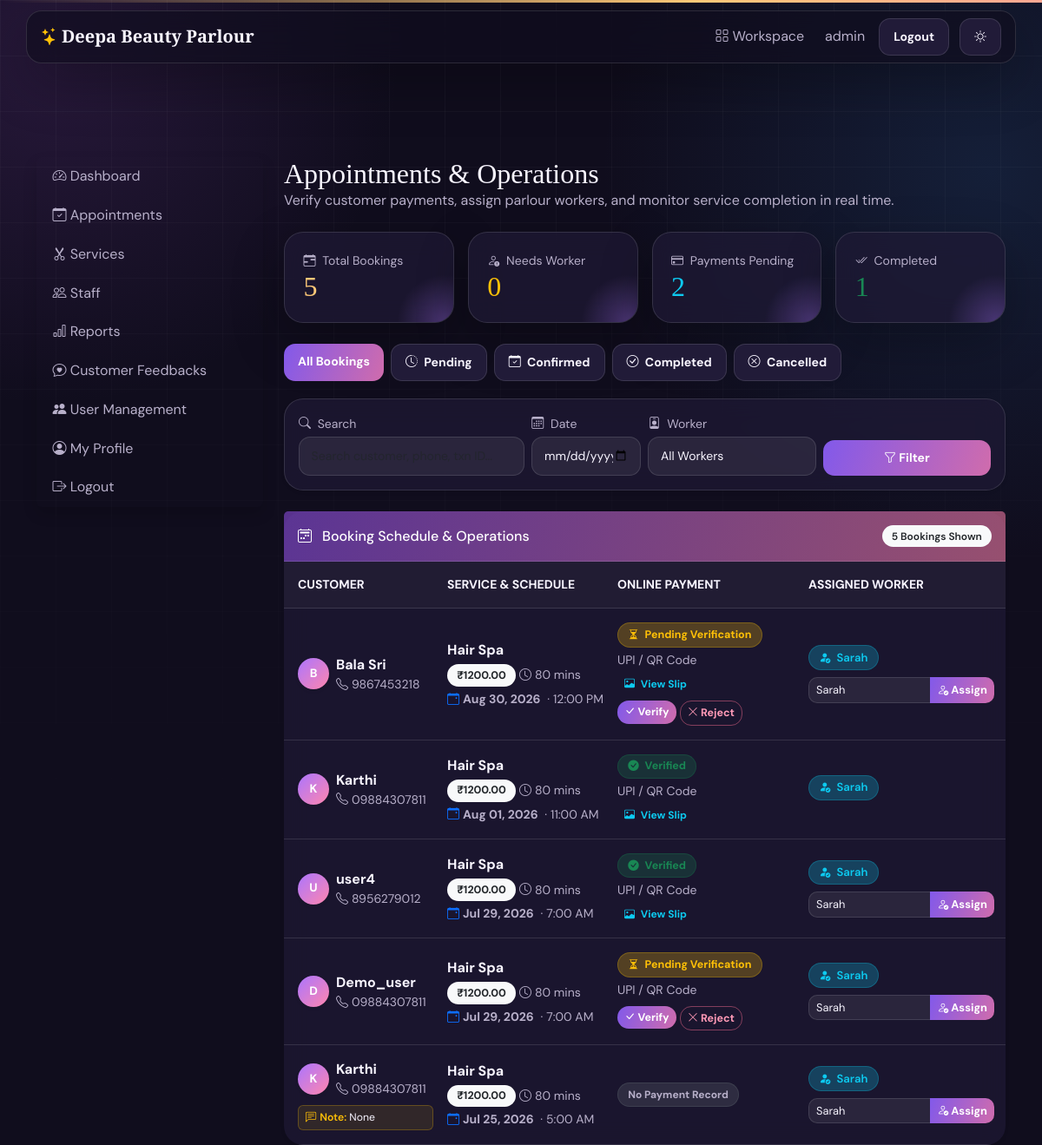
The app's page /owner/appointments/ (signed in), older data.
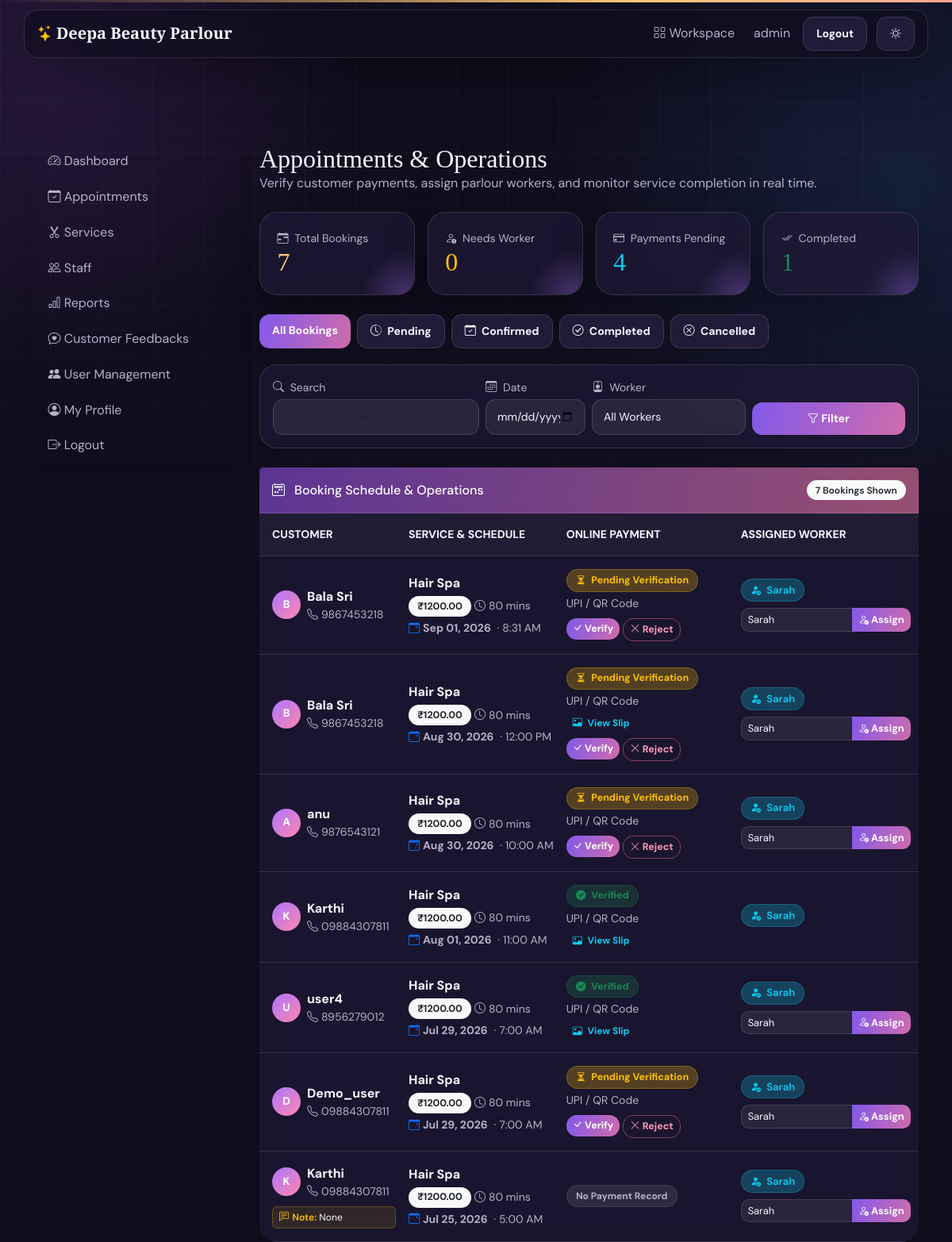
The same page, newer data.
### appointments/models.py (models this page shows, shortened)
class Appointment(models.Model):
    class Status(models.TextChoices):
        PENDING = "PENDING", "Pending"
        CONFIRMED = "CONFIRMED", "Confirmed"
        COMPLETED = "COMPLETED", "Completed"
        CANCELLED = "CANCELLED", "Cancelled"
    customer = models.ForeignKey(
        settings.AUTH_USER_MODEL,
        on_delete=models.CASCADE,
        related_name="appointments"
    )
    salon = models.ForeignKey(
        Salon,
        on_delete=models.CASCADE
    )
    staff = models.ForeignKey(
        Staff,
        on_delete=models.SET_NULL,
        null=True,
        blank=True,
        related_name="appointments"
    )
    service = models.ForeignKey(
        Service,
        on_delete=models.CASCADE
    )
    appointment_date = models.DateField()
    appointment_time = models.TimeField()
    notes = models.TextField(
        blank=True
    )
    status = models.CharField(
        max_length=20,
        choices=Status.choices,
        default=Status.PENDING
    )
    worker_completed = models.BooleanField(default=False)
    worker_completed_at = models.DateTimeField(null=True, blank=True)
    worker_notes = models.TextField(blank=True)
    loyalty_redeemed = models.PositiveIntegerField(default=0)
    rescheduled_from = models.ForeignKey("self", null=True, blank=True, on_delete=models.SET_NULL, related_name="reschedules")
    created_at = models.DateTimeField(auto_now_add=True)
    updated_at = models.DateTimeField(auto_now=True)
    class Meta: #Prevent the double Booking
        ordering = ["appointment_date", "appointment_time"]

class Payment(models.Model):
    class Status(models.TextChoices):
        PENDING = "PENDING", "Pending verification"
        VERIFIED = "VERIFIED", "Verified"
        REJECTED = "REJECTED", "Rejected"
    class Method(models.TextChoices):
        UPI = "UPI", "UPI / QR Code"
        ONLINE = "ONLINE", "Online Payment (Card / NetBanking / UPI)"
        CASH = "CASH", "Pay at Parlour"
    appointment = models.OneToOneField(Appointment, on_delete=models.CASCADE, related_name="payment")
    amount = models.DecimalField(max_digits=9, decimal_places=2)
    payment_method = models.CharField(max_length=20, choices=Method.choices, default=Method.UPI)
    transaction_id = models.CharField(max_length=100, blank=True)
    razorpay_payment_id = models.CharField(max_length=100, blank=True)
    screenshot = models.ImageField(upload_to="payment_proofs/", blank=True, null=True)
    status = models.CharField(max_length=12, choices=Status.choices, default=Status.PENDING)
    created_at = models.DateTimeField(auto_now_add=True)
    verified_at = models.DateTimeField(null=True, blank=True)

### accounts/models.py (models this page shows, shortened)
class User(AbstractUser):
    class Role(models.TextChoices):
        CUSTOMER = "CUSTOMER", "Customer"
        OWNER = "OWNER", "Salon Owner"
        STAFF = "STAFF", "Staff"
        SERVICE_MANAGER = "SERVICE_MANAGER", "Service Management"
        ADMIN = "ADMIN", "Admin"
    role = models.CharField(
        max_length=20,
        choices=Role.choices,
        default=Role.CUSTOMER
    )
    phone = models.CharField(max_length=15, blank=True)
    profile_image = models.ImageField(
        upload_to="profiles/",
        blank=True,
        null=True
    )
    created_at = models.DateTimeField(auto_now_add=True)

### services/models.py (models this page shows, shortened)
class Service(models.Model):
    salon = models.ForeignKey(
        Salon,
        on_delete=models.CASCADE,
        related_name="services"
    )
    name = models.CharField(max_length=100)
    description = models.TextField(blank=True)
    duration = models.PositiveIntegerField(
        help_text="Duration in minutes"
    )
    price = models.DecimalField(
        max_digits=8,
        decimal_places=2
    )
    image = models.ImageField(
        upload_to="services/",
        blank=True,
        null=True
    )
    is_available = models.BooleanField(default=True)
    is_trending = models.BooleanField(default=False)
    created_at = models.DateTimeField(auto_now_add=True)
    class Meta:
        ordering = ["name"]

### salons/models.py (models this page shows, shortened)
class Staff(models.Model):
    user = models.OneToOneField(
        settings.AUTH_USER_MODEL,
        on_delete=models.SET_NULL,
        related_name="staff_profile",
        blank=True,
        null=True,
        help_text="Login account used by this staff member",
    )
    salon = models.ForeignKey(
        Salon,
        on_delete=models.CASCADE,
        related_name="staff_members"
    )
    name = models.CharField(max_length=100)
    phone = models.CharField(max_length=15)
    specialization = models.CharField(max_length=100)
    experience = models.PositiveIntegerField(
        help_text="Years"
    )
    photo = models.ImageField(
        upload_to="staff/",
        blank=True,
        null=True
    )
    is_available = models.BooleanField(default=True)

### owner/views.py (the view, shortened to what this page needs)
# urls.py: path("appointments/", appointment_list, name="owner_appointments"),
@owner_required
def appointment_list(request):
    all_scoped = scoped(request, Appointment.objects.all())
    total_count = all_scoped.count()
    unassigned_count = all_scoped.filter(staff__isnull=True).exclude(status=Appointment.Status.CANCELLED).count()
    pending_pay_count = Payment.objects.filter(appointment__in=all_scoped, status=Payment.Status.PENDING).count()
    completed_count = all_scoped.filter(status=Appointment.Status.COMPLETED).count()
    appointments = scoped(request, Appointment.objects.select_related("customer", "salon", "service", "staff", "payment"))
    for field in ("status", "staff", "service", "salon"):
        if request.GET.get(field):
            appointments = appointments.filter(**{field if field == "status" else field + "_id": request.GET[field]})
    if request.GET.get("date"):
        appointments = appointments.filter(appointment_date=request.GET["date"])
    if request.GET.get("payment"):
        appointments = appointments.filter(payment__status=request.GET["payment"])
    q = request.GET.get("q")
    return render(request, "owner/appointments.html", {
        "appointments": appointments.order_by("-appointment_date", "-appointment_time"),
        "staffs": scoped(request, Staff.objects.filter(is_available=True)),
        "services": scoped(request, Service.objects.all()),
        "total_count": total_count,
        "unassigned_count": unassigned_count,
        "pending_pay_count": pending_pay_count,
        "completed_count": completed_count,
    })

### owner/views.py (called while the page is built, shortened)
def get_admin_salon(request):
    if hasattr(request.user, "salon"):
        return request.user.salon

def scoped(request, qs):
    salon = get_admin_salon(request)
    if salon and hasattr(qs.model, "salon"):
        return qs.filter(salon=salon)
    return qs

### templates/owner/appointments.html (shortened to what the changed rows need)
{% extends "owner/base.html" %}
{% block owner_content %}
<div class="d-flex justify-content-between align-items-center mb-4 flex-wrap gap-2">
  <div>
    <h2 class="page-title mb-0">Appointments & Operations</h2>
  </div>
</div>
<div class="row g-3 mb-4">
  <div class="col-6 col-lg-3">
    <div class="card metric h-100">
      <small class="text-muted"><i class="bi bi-calendar-range me-1"></i> Total Bookings</small>
      <h2 class="mb-0">{{ total_count }}</h2>
    </div>
  </div>
  <div class="col-6 col-lg-3">
    <div class="card metric h-100">
      <h2 class="mb-0 text-warning">{{ unassigned_count }}</h2>
    </div>
  </div>
  <div class="col-6 col-lg-3">
    <div class="card metric h-100">
      <small class="text-muted"><i class="bi bi-credit-card me-1"></i> Payments Pending</small>
      <h2 class="mb-0 text-info">{{ pending_pay_count }}</h2>
    </div>
  </div>
  <div class="col-6 col-lg-3">
    <div class="card metric h-100">
      <h2 class="mb-0 text-success">{{ completed_count }}</h2>
    </div>
  </div>
</div>
<div class="card shadow-sm border-0">
  <div class="card-header bg-primary text-white d-flex justify-content-between align-items-center py-3">
    <h5 class="mb-0 fs-6"><i class="bi bi-calendar2-week me-2"></i> Booking Schedule & Operations</h5>
    <span class="badge bg-light text-dark fw-semibold">{{ appointments|length }} Bookings Shown</span>
  </div>
  <div class="table-responsive" style="border-radius: 0 0 22px 22px;">
    <table class="table align-middle mb-0" style="min-width: 1060px;">
      <thead>
        <tr class="text-muted small text-uppercase" style="background: rgba(255, 255, 255, 0.03); border-bottom: 1px solid var(--line);">
          <th style="width: 18%; min-width: 180px;" class="ps-3 py-3">Customer</th>
          <th style="width: 18%; min-width: 180px;" class="py-3">Service & Schedule</th>
          <th style="width: 22%; min-width: 220px;" class="py-3">Online Payment</th>
          <th style="width: 23%; min-width: 230px;" class="py-3">Assigned Worker</th>
          <th style="width: 11%; min-width: 140px;" class="py-3">Status</th>
        </tr>
      </thead>
      <tbody>
        {% for a in appointments %}
        <tr style="border-bottom: 1px solid var(--line);">
          <td class="ps-3 py-3">
            <div class="d-flex align-items-center gap-2">
              <div class="rounded-circle d-flex align-items-center justify-content-center text-white fw-bold shadow-sm"
                   style="width: 36px; height: 36px; min-width: 36px; background: linear-gradient(135deg, #ab75ff, #ff86ae); font-size: 0.85rem;">
                {{ a.customer.first_name|first|default:a.customer.username|first|upper }}
              </div>
              <div class="overflow-hidden">
                <strong class="d-block text-truncate" style="max-width: 140px;">
                  {{ a.customer.get_full_name|default:a.customer.username }}
                </strong>
                <small class="text-muted d-block text-nowrap">
                  <i class="bi bi-telephone me-1"></i>{{ a.customer.phone|default:"No phone" }}
                </small>
              </div>
            </div>
            {% if a.notes %}
              <div class="mt-2 p-1 px-2 rounded bg-warning bg-opacity-10 border border-warning border-opacity-25" style="font-size: 0.76rem;">
                <span class="text-warning fw-semibold"><i class="bi bi-chat-left-text me-1"></i>Note:</span> {{ a.notes }}
              </div>
            {% endif %}
          </td>
          <td class="py-3">
            <div class="fw-bold text-truncate" style="max-width: 170px;">{{ a.service.name }}</div>
            <div class="mt-1 d-flex flex-wrap gap-1 align-items-center">
              <span class="badge bg-light text-dark fw-bold" style="font-size: 0.78rem;">
                ₹{{ a.service.price }}
              </span>
              <span class="text-muted small text-nowrap">
                <i class="bi bi-clock me-1"></i>{{ a.service.duration }} mins
              </span>
            </div>
            <div class="text-muted small text-nowrap mt-1">
              <i class="bi bi-calendar-event me-1 text-primary"></i><strong>{{ a.appointment_date|date:"M d, Y" }}</strong>
              <span class="mx-1">·</span>{{ a.appointment_time|time:"g:i A" }}
            </div>
          </td>
          <td class="py-3">
            {% if a.payment %}
              {% if a.payment.status == 'VERIFIED' %}
                <span class="badge bg-success bg-opacity-25 text-success border border-success border-opacity-25 text-nowrap" style="font-size: 0.78rem;">
                  <i class="bi bi-check-circle-fill me-1"></i> Verified
                </span>
              {% elif a.payment.status == 'REJECTED' %}
                <span class="badge bg-danger bg-opacity-25 text-danger border border-danger border-opacity-25 text-nowrap" style="font-size: 0.78rem;">
                  <i class="bi bi-x-circle-fill me-1"></i> Rejected
                </span>
              {% else %}
                <span class="badge bg-warning bg-opacity-25 text-warning border border-warning border-opacity-25 text-nowrap" style="font-size: 0.78rem;">
                  <i class="bi bi-hourglass-split me-1"></i> Pending Verification
                </span>
              {% endif %}
              <div class="mt-1 small">
                <span class="text-muted">{{ a.payment.get_payment_method_display|default:"Online UPI" }}</span>
              </div>
              {% if a.payment.screenshot %}
                <div class="mt-1">
                  <a class="btn btn-outline-info btn-sm py-0 px-2 text-nowrap" target="_blank" href="{{ a.payment.screenshot.url }}" style="font-size: 0.75rem; border-radius: 8px;">
                    <i class="bi bi-image me-1"></i> View Slip
                  </a>
                </div>
              {% endif %}
              {% if a.payment.status == 'PENDING' %}
                <div class="d-flex gap-1 mt-2">
                  <form method="post" action="{% url 'verify_payment' a.payment.id 'VERIFIED' %}">
                    <button class="btn btn-sm btn-success py-1 px-2 text-nowrap" style="font-size: 0.78rem; white-space: nowrap !important;" title="Approve and confirm booking">
                      <i class="bi bi-check-lg"></i> Verify
                    </button>
                  </form>
                  <form method="post" action="{% url 'verify_payment' a.payment.id 'REJECTED' %}">
                    <button class="btn btn-sm btn-outline-danger py-1 px-2 text-nowrap" style="font-size: 0.78rem; white-space: nowrap !important;" title="Reject payment">
                      <i class="bi bi-x-lg"></i> Reject
                    </button>
                  </form>
                </div>
              {% endif %}
            {% else %}
              <span class="badge bg-secondary bg-opacity-25 text-muted border border-secondary border-opacity-25">
                No Payment Record
              </span>
            {% endif %}
          </td>
          <td class="py-3">
            {% if a.staff %}
              <div class="d-flex align-items-center gap-1 mb-1">
                <span class="badge bg-info bg-opacity-25 text-info border border-info border-opacity-25 text-nowrap fw-semibold" style="font-size: 0.82rem;">
                  <i class="bi bi-person-fill-check me-1"></i> {{ a.staff.name }}
                </span>
              </div>
            {% else %}
              <div class="mb-1">
                <span class="badge bg-warning bg-opacity-25 text-warning border border-warning border-opacity-25 text-nowrap fw-semibold" style="font-size: 0.8rem;">
                  <i class="bi bi-person-exclamation me-1"></i> Not Assigned
                </span>
              </div>
            {% endif %}
            {% if a.status != 'CANCELLED' and a.status != 'COMPLETED' %}
              <form method="post" action="{% url 'assign_worker' a.id %}" class="mt-2">
                <div class="input-group input-group-sm" style="min-width: 210px; max-width: 240px;">
                  <select name="staff_id" class="form-select form-select-sm" style="font-size: 0.8rem; border-radius: 10px 0 0 10px;">
                    {% for s in staffs %}
                      <option value="{{ s.id }}" {% if a.staff_id == s.id %}selected{% endif %}>{{ s.name }}</option>
                    {% endfor %}
                  </select>
                  <button type="submit" class="btn btn-primary btn-sm px-2 text-nowrap" style="white-space: nowrap !important; font-size: 0.8rem; border-radius: 0 10px 10px 0;" title="Assign selected worker">
                    <i class="bi bi-person-check"></i> Assign
                  </button>
                </div>
              </form>
            {% endif %}
          </td>
          <td class="py-3">
          </td>
        </tr>
        {% endfor %}
      </tbody>
    </table>
  </div>
</div>
{% endblock %}

Row changes from the older to the newer data that the page shows:
added Appointment: customer.first_name|first "B", customer.get_full_name "Bala Sri", customer.phone "9867453218", service.name "Hair Spa", service.price "1200.00", service.duration "80", appointment_date "Sep 01, 2026", appointment_time "8:31 AM", shows "Pending Verification", payment.payment_method "UPI / QR Code", shows "Verify", staff.name "Sarah", staff_id "Sarah"
added Appointment: customer.first_name|first "A", customer.get_full_name "anu", customer.phone "9876543121", service.name "Hair Spa", service.price "1200.00", service.duration "80", appointment_date "Aug 30, 2026", appointment_time "10:00 AM", shows "Pending Verification", payment.payment_method "UPI / QR Code", shows "Verify", staff.name "Sarah", staff_id "Sarah"
Text that changed along with them:
{{ total_count }}: "5" → "7"
{{ pending_pay_count }}: "2" → "4"
{{ appointments|length }}: "5" → "7"
